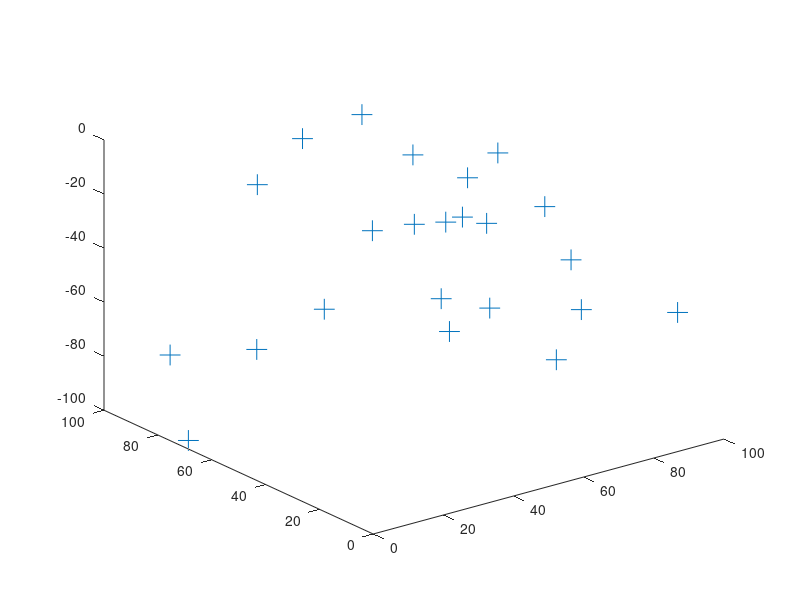

Source code (MATLAB): (Note: this script raises an error after producing the figure.)
clc;
close all;

% Number of underwater sensor nodes
numNodes = 24;
% Acoustic communication range of sensor
accRange=50;
succ = 0;
% Sink Co-ordinates, sink present in water surface so z co-ordinate is 0.
sink(1,1)=50 ;
sink(1,2) = 50;
sink(1,3) = 0;

% Min range of x,y,z
min_x=0;
min_y=0;
min_z=0;

% Min range of x,y,z
max_x=100;
max_y=100;
max_z=-100;

nodePositions = zeros(numNodes,3);

% Randomly deploy nodes

for i=1:numNodes
    nodePositions(i,1) = (rand) * (max_x);
    nodePositions(i,2) = (rand) * (max_y);
    nodePositions(i,3) = (rand) * (max_z);
end

% Create 3 additional nodes which are acts as source
%their depth is -100 and x /y co-ordinates generated randomly
%s1=numNodes+1;
%s2=numNodes+2;
%s3=numNodes+3;
%nodePositions(s1,3) = -100;
%nodePositions(s2,3)= -100;
%nodePositions(s3,3) = -100;

%for i= (numNodes+1): (numNodes+3)
%    nodePositions(i,1) = (rand) * (max_x);
  %  nodePositions(i,2) = (rand) * (max_y);
%end

n1=input('Please enter the source node  = ');
% Plot 3-D of all nodes
plot3(nodePositions(:, 1), nodePositions(:, 2),nodePositions(:, 3), '+', ...
    'MarkerSize',15);
hold on
plot3(sink(1, 1), sink(1, 2),sink(1, 3), 'S', 'MarkerFaceColor', 'g');


%find the neighbour nodes from source
[neighbours ,succ]  = find_neighbours(n1,sink,accRange,numNodes,nodePositions)
if(succ == 1)
    disp('packet routed succesfully');
end
    
% find total number of neighbours
totalNeighbours=numel(neighbours);
list_of_nodes=find_next_hop(n1,sink, neighbours, nodePositions);
